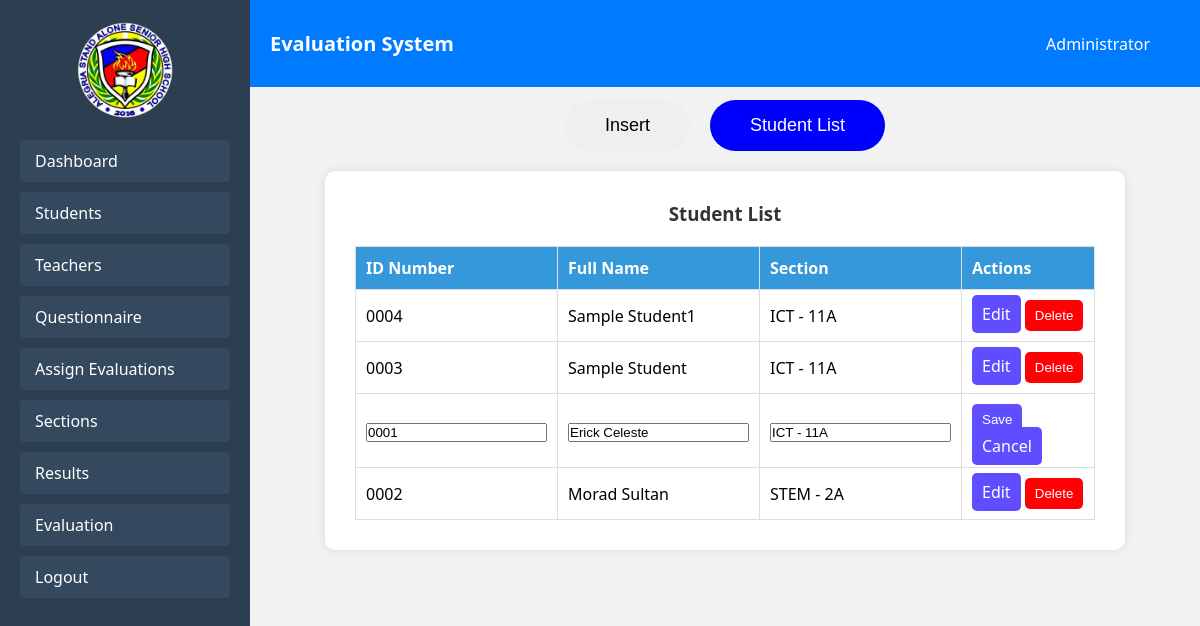
Screenshot of /manage_students.php?edit=40 (signed in) with the database file from the repository.
### tables this page shows
CREATE TABLE IF NOT EXISTS `student` (
  `id` int NOT NULL AUTO_INCREMENT,
  `id_number` varchar(255) NOT NULL,
  `name` varchar(255) NOT NULL,
  `role` enum('teacher','student','admin') NOT NULL,
  `section` varchar(255) NOT NULL,
  `profile_image` varchar(255) NOT NULL,
  PRIMARY KEY (`id`)
);

### manage_students.php (the view, shortened to what this page needs)
<?php
include 'connect.php';
$editId = isset($_GET['edit']) ? intval($_GET['edit']) : 0;
$defaultTab = $editId ? 'list' : 'manage';
?>
<!DOCTYPE html>
<html lang="en">
<head>
    <link rel="stylesheet" href="https://cdnjs.cloudflare.com/ajax/libs/font-awesome/6.5.0/css/all.min.css" />
</head>
<body>
<div class="sidebar">
    <img src="Image/ASASHS Logo.png" alt="School Logo">
    <div class="nav-links">
        <a href="admin_dashboard.php">Dashboard</a>
        <a href="manage_students.php">Students</a>
        <a href="manage_teachers.php">Teachers</a>
        <a href="create_questionnaire.php">Questionnaire</a>
        <a href="assign_evaluation.php">Assign Evaluations</a>
        <a href="organize_sections.php">Sections</a>
        <a href="evaluation_results.php">Results</a>
        <a href="past_evaluations.php">Evaluation</a>
        <a href="logout.php" class="logout">Logout</a>
    </div>
</div>
<div class="main-content">
    <div class="topbar">
        <div class="topbar-left">
            <h1>Evaluation System</h1>
        </div>
        <div class="admin-info">Administrator</div>
    </div>
    <div class="content">
        <div class="tab-buttons">
            <button class="tab-button <?php echo $defaultTab === 'manage' ? 'active' : ''; ?>" onclick="showTab('manage')">Insert</button>
            <button class="tab-button <?php echo $defaultTab === 'list' ? 'active' : ''; ?>" onclick="showTab('list')">Student List</button>
        </div>
        <div id="list" class="tab-content" style="<?php echo $defaultTab === 'list' ? '' : 'display:none;'; ?>">
            <h3>Student List</h3>
            <table>
                <thead>
                    <tr>
                        <th>ID Number</th>
                        <th>Full Name</th>
                        <th>Section</th>
                        <th>Actions</th>
                    </tr>
                </thead>
                <tbody>
                    <?php
                    $result = $conn->query("SELECT * FROM student ORDER BY id DESC");
                    if ($result && $result->num_rows > 0) {
                        while ($row = $result->fetch_assoc()) {
                            if ($editId === intval($row['id'])) {
                                echo "<tr>
                                    <form method='POST'>
                                        <td><input type='text' name='id_number' value='" . htmlspecialchars($row['id_number']) . "' required></td>
                                        <td><input type='text' name='name' value='" . htmlspecialchars($row['name']) . "' required></td>
                                        <td><input type='text' name='section' value='" . htmlspecialchars($row['section']) . "' required></td>
                                        <td>
                                            <input type='hidden' name='id' value='" . $row['id'] . "'>
                                            <button type='submit' name='update_student' class='btn'>Save</button>
                                            <a href='manage_students.php?tab=list' class='btn'>Cancel</a>
                                        </td>
                                    </form>
                                </tr>";
                            } else {
                                echo "<tr>";
                                echo "<td>" . htmlspecialchars($row['id_number']) . "</td>";
                                echo "<td>" . htmlspecialchars($row['name']) . "</td>";
                                echo "<td>" . htmlspecialchars($row['section']) . "</td>";
                                echo "<td>
                                    <a href='manage_students.php?edit=" . $row['id'] . "' class='btn'>Edit</a>
                                    <form method='POST' style='display:inline;' onsubmit=\"return confirm('Are you sure you want to delete this student?');\">
                                        <input type='hidden' name='id' value='" . $row['id'] . "'>
                                        <button type='submit' name='delete_student' class='btn' style='background:#FF0004;'>Delete</button>
                                    </form>
                                </td>";
                                echo "</tr>";
                            }
                        }
                    } else {
                        echo "<tr><td colspan='4'>No students found.</td></tr>";
                    }
                    ?>
                </tbody>
            </table>
        </div>
    </div>
</div>
</body>
</html>

### manage_students.php (style rules this page uses)
* { margin: 0; padding: 0; box-sizing: border-box; }
body { font-family: 'Segoe UI', sans-serif; background: #f2f2f2; display: flex; }
.sidebar { width: 250px; min-height: 100vh; background-color: #2c3e50; padding-top: 20px; position: fixed; transition: transform 0.3s ease; z-index: 1000; }
.sidebar img { width: 100px; margin: 0 auto 20px; display: block; }
.nav-links { display: flex; flex-direction: column; gap: 10px; padding: 0 20px; }
.nav-links a { color: white; text-decoration: none; padding: 10px 15px; background: #34495e; border-radius: 4px; transition: background 0.3s; }
.logout { background: #e74c3c; }
.main-content { margin-left: 250px; width: 100%; }
.topbar { display: flex; justify-content: space-between; align-items: center; background-color: #007bff; color: white; padding: 30px 20px; }
.topbar-left h1 { font-size: 20px; white-space: nowrap; }
.admin-info { font-size: 16px; font-weight: 500; margin-right: 30px; }
.content { padding: 30px 20px; display: flex; flex-direction: column; align-items: center; }
.tab-buttons { display: flex; gap: 20px; margin-bottom: 20px; justify-content: center; }
.tab-button { padding: 15px 40px; border: none; border-radius: 40px; cursor: pointer; font-size: 18px; font-weight: 500; margin-top: -17px; }
.tab-button.active { background-color: blue; color: white; }
.tab-content { width: 100%; max-width: 800px; background: #fff; padding: 30px; border-radius: 10px; box-shadow: 0 0 10px rgba(0,0,0,0.1); }
h2, h3 { margin-bottom: 10px; color: #333; text-align: center; }
.btn { padding: 8px 10px; border: none; background: #5F4DFF; color: white; border-radius: 5px; cursor: pointer; text-decoration: none; }
table { width: 100%; border-collapse: collapse; margin-top: 20px; }
th, td { border: 1px solid #ddd; padding: 10px; text-align: left; }
th { background-color: #3498db; color: white; }

### rows the page displays
student: id_number "0004", name "Sample Student1", section "ICT - 11A"
student: id_number "0003", name "Sample Student", section "ICT - 11A"
student: id_number "0001", name "Erick Celeste", section "ICT - 11A"
student: id_number "0002", name "Morad Sultan", section "STEM - 2A"
